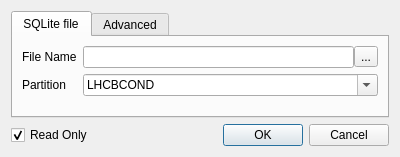
<ui version="4.0" >
 <author>Marco Clemencic</author>
 <class>OpenDatabaseDialog</class>
 <widget class="QDialog" name="OpenDatabaseDialog" >
  <property name="geometry" >
   <rect>
    <x>0</x>
    <y>0</y>
    <width>400</width>
    <height>157</height>
   </rect>
  </property>
  <property name="windowTitle" >
   <string>Open Database</string>
  </property>
  <layout class="QVBoxLayout" name="verticalLayout" >
   <item>
    <widget class="QTabWidget" name="tabWidget" >
     <property name="currentIndex" >
      <number>0</number>
     </property>
     <widget class="QWidget" name="sqliteTab" >
      <attribute name="title" >
       <string>SQLite file</string>
      </attribute>
      <layout class="QFormLayout" name="formLayout" >
       <item row="0" column="0" >
        <widget class="QLabel" name="filenameLabel" >
         <property name="text" >
          <string>File Name</string>
         </property>
        </widget>
       </item>
       <item row="0" column="1" >
        <widget class="QWidget" native="1" name="filenameWidget" >
         <layout class="QHBoxLayout" name="horizontalLayout" >
          <property name="spacing" >
           <number>0</number>
          </property>
          <property name="margin" >
           <number>0</number>
          </property>
          <item>
           <widget class="QLineEdit" name="filenameEdit" >
            <property name="toolTip" >
             <string>Path to the SQLite file</string>
            </property>
           </widget>
          </item>
          <item>
           <widget class="QToolButton" name="fileDialogButton" >
            <property name="toolTip" >
             <string>Open a dialog box to select a file</string>
            </property>
            <property name="text" >
             <string>...</string>
            </property>
           </widget>
          </item>
         </layout>
        </widget>
       </item>
       <item row="1" column="0" >
        <widget class="QLabel" name="partitionLabel" >
         <property name="text" >
          <string>Partition</string>
         </property>
        </widget>
       </item>
       <item row="1" column="1" >
        <widget class="QComboBox" name="partitionComboBox" >
         <property name="sizePolicy" >
          <sizepolicy vsizetype="Fixed" hsizetype="Expanding" >
           <horstretch>0</horstretch>
           <verstretch>0</verstretch>
          </sizepolicy>
         </property>
         <property name="toolTip" >
          <string>Partition name: only uppercase letters or numbers</string>
         </property>
         <property name="editable" >
          <bool>true</bool>
         </property>
         <property name="currentIndex" >
          <number>1</number>
         </property>
         <property name="insertPolicy" >
          <enum>QComboBox::NoInsert</enum>
         </property>
         <item>
          <property name="text" >
           <string>DDDB</string>
          </property>
         </item>
         <item>
          <property name="text" >
           <string>LHCBCOND</string>
          </property>
         </item>
         <item>
          <property name="text" >
           <string>SIMCOND</string>
          </property>
         </item>
         <item>
          <property name="text" >
           <string>ONLINE</string>
          </property>
         </item>
        </widget>
       </item>
      </layout>
     </widget>
     <widget class="QWidget" name="advancedTab" >
      <attribute name="title" >
       <string>Advanced</string>
      </attribute>
      <layout class="QVBoxLayout" name="verticalLayout_2" >
       <item>
        <widget class="QLabel" name="connStringLabel" >
         <property name="text" >
          <string>Connection string</string>
         </property>
        </widget>
       </item>
       <item>
        <widget class="QLineEdit" name="connStringEdit" >
         <property name="toolTip" >
          <string>&lt;!DOCTYPE HTML PUBLIC "-//W3C//DTD HTML 4.0//EN" "http://www.w3.org/TR/REC-html40/strict.dtd">
&lt;html>&lt;head>&lt;meta name="qrichtext" content="1" />&lt;style type="text/css">
p, li { white-space: pre-wrap; }
&lt;/style>&lt;/head>&lt;body style=" font-family:'Sans Serif'; font-size:9pt; font-weight:400; font-style:normal;">
&lt;p style=" margin-top:0px; margin-bottom:0px; margin-left:0px; margin-right:0px; -qt-block-indent:0; text-indent:0px;">COOL connection string.&lt;br />E.g.:&lt;/p>
&lt;ul style="-qt-list-indent: 1;">&lt;li style=" margin-top:12px; margin-bottom:0px; margin-left:0px; margin-right:0px; -qt-block-indent:0; text-indent:0px;">CondDB/LHCBCOND&lt;/li>
&lt;li style=" margin-top:0px; margin-bottom:12px; margin-left:0px; margin-right:0px; -qt-block-indent:0; text-indent:0px;">sqlite_file:/path/to/file/DDDB.db/DDDB&lt;/li>&lt;/ul>&lt;/body>&lt;/html></string>
         </property>
        </widget>
       </item>
      </layout>
     </widget>
    </widget>
   </item>
   <item>
    <widget class="QWidget" native="1" name="widget" >
     <layout class="QHBoxLayout" name="horizontalLayout_2" >
      <property name="margin" >
       <number>0</number>
      </property>
      <item>
       <widget class="QCheckBox" name="readOnlyCheckBox" >
        <property name="toolTip" >
         <string>Uncheck if the database have to be opend in read/write mode</string>
        </property>
        <property name="text" >
         <string>Read Only</string>
        </property>
        <property name="checked" >
         <bool>true</bool>
        </property>
       </widget>
      </item>
      <item>
       <widget class="QDialogButtonBox" name="buttonBox" >
        <property name="orientation" >
         <enum>Qt::Horizontal</enum>
        </property>
        <property name="standardButtons" >
         <set>QDialogButtonBox::Cancel|QDialogButtonBox::Ok</set>
        </property>
       </widget>
      </item>
     </layout>
    </widget>
   </item>
  </layout>
 </widget>
 <includes/>
 <resources/>
 <connections>
  <connection>
   <sender>buttonBox</sender>
   <signal>accepted()</signal>
   <receiver>OpenDatabaseDialog</receiver>
   <slot>accept()</slot>
   <hints>
    <hint type="sourcelabel" >
     <x>248</x>
     <y>254</y>
    </hint>
    <hint type="destinationlabel" >
     <x>157</x>
     <y>274</y>
    </hint>
   </hints>
  </connection>
  <connection>
   <sender>buttonBox</sender>
   <signal>rejected()</signal>
   <receiver>OpenDatabaseDialog</receiver>
   <slot>reject()</slot>
   <hints>
    <hint type="sourcelabel" >
     <x>316</x>
     <y>260</y>
    </hint>
    <hint type="destinationlabel" >
     <x>286</x>
     <y>274</y>
    </hint>
   </hints>
  </connection>
  <connection>
   <sender>fileDialogButton</sender>
   <signal>clicked()</signal>
   <receiver>OpenDatabaseDialog</receiver>
   <slot>openFileDialog()</slot>
   <hints>
    <hint type="sourcelabel" >
     <x>364</x>
     <y>55</y>
    </hint>
    <hint type="destinationlabel" >
     <x>199</x>
     <y>78</y>
    </hint>
   </hints>
  </connection>
  <connection>
   <sender>filenameEdit</sender>
   <signal>textChanged(QString)</signal>
   <receiver>OpenDatabaseDialog</receiver>
   <slot>checkValid()</slot>
   <hints>
    <hint type="sourcelabel" >
     <x>216</x>
     <y>55</y>
    </hint>
    <hint type="destinationlabel" >
     <x>199</x>
     <y>78</y>
    </hint>
   </hints>
  </connection>
  <connection>
   <sender>partitionComboBox</sender>
   <signal>textChanged(QString)</signal>
   <receiver>OpenDatabaseDialog</receiver>
   <slot>checkValid()</slot>
   <hints>
    <hint type="sourcelabel" >
     <x>231</x>
     <y>85</y>
    </hint>
    <hint type="destinationlabel" >
     <x>199</x>
     <y>78</y>
    </hint>
   </hints>
  </connection>
  <connection>
   <sender>connStringEdit</sender>
   <signal>textChanged(QString)</signal>
   <receiver>OpenDatabaseDialog</receiver>
   <slot>checkValid()</slot>
   <hints>
    <hint type="sourcelabel" >
     <x>199</x>
     <y>87</y>
    </hint>
    <hint type="destinationlabel" >
     <x>199</x>
     <y>78</y>
    </hint>
   </hints>
  </connection>
 </connections>
 <slots>
  <slot>openFileDialog()</slot>
  <slot>checkValid()</slot>
 </slots>
</ui>
